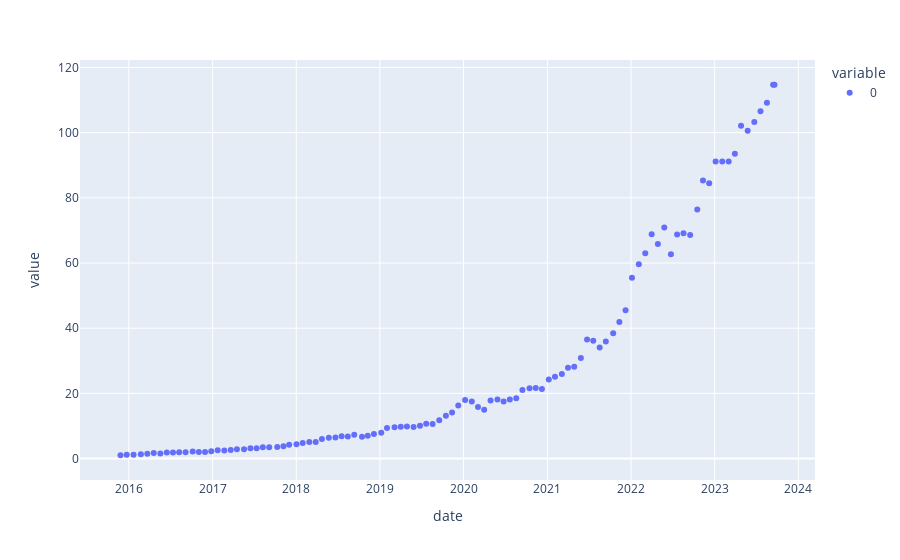

The notebook cell saved with this chart:
### Code cell
(
    df_result_opt[['rtn_3_float', 'rtn_4_float', 'rtn_5_float']].mean(axis=1)
    +1
).cumprod().plot(kind="scatter")
